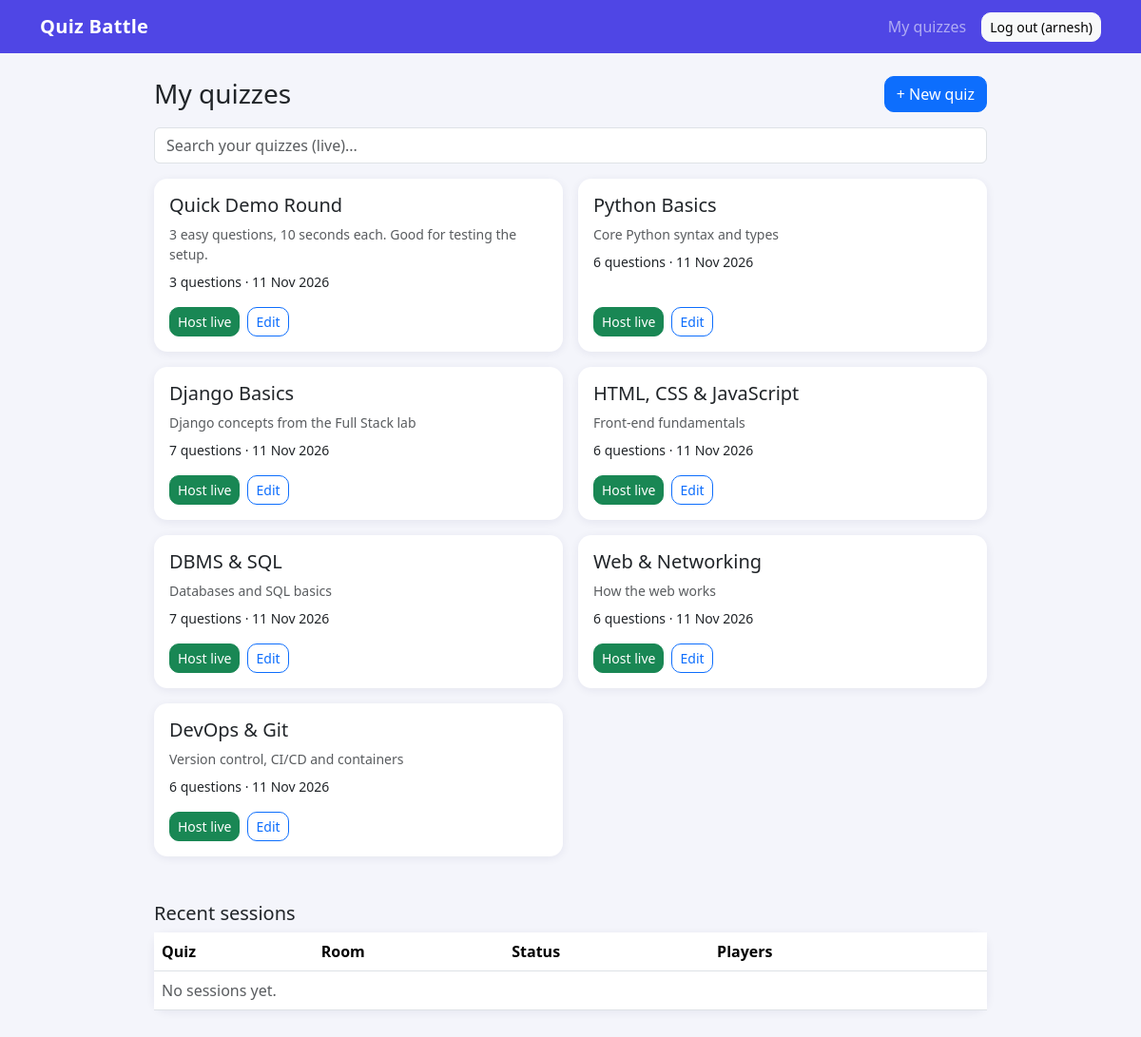
The page /dashboard/ (signed in) on the database its author committed.
### quiz/models.py (models this page shows, shortened)
class Quiz(models.Model):
    title = models.CharField(max_length=200)
    description = models.CharField(max_length=300, blank=True)
    created_by = models.ForeignKey(User, on_delete=models.CASCADE, related_name='quizzes')
    created_at = models.DateTimeField(auto_now_add=True)
    class Meta:
        ordering = ['-created_at']
        verbose_name_plural = 'quizzes'

### quiz/views.py (the view)
# urls.py: path('dashboard/', views.dashboard, name='dashboard'),
@login_required
def dashboard(request):
    quizzes = Quiz.objects.filter(created_by=request.user).annotate(q_count=Count('questions'))
    sessions = Session.objects.filter(host=request.user).select_related('quiz')[:10]
    return render(request, 'quiz/dashboard.html', {'quizzes': quizzes, 'sessions': sessions})

### templates/quiz/dashboard.html (shortened to what this page needs)
{% extends 'base.html' %}
{% block content %}
<div class="d-flex justify-content-between align-items-center mb-3">
    <h3 class="mb-0">My quizzes</h3>
    <a href="{% url 'quiz_create' %}" class="btn btn-primary">+ New quiz</a>
</div>
<input type="search" id="search" class="form-control mb-3" placeholder="Search your quizzes (live)..." autocomplete="off">
<div id="quiz-list" class="row g-3">
    {% for q in quizzes %}
    <div class="col-md-6">
        <div class="card p-3 h-100">
            <h5>{{ q.title }}</h5>
            <p class="text-muted small mb-2">{{ q.description|default:"No description" }}</p>
            <p class="small mb-3">{{ q.q_count }} question{{ q.q_count|pluralize }} &middot; {{ q.created_at|date:"d M Y" }}</p>
            <div class="d-flex gap-2 mt-auto">
                <form method="post" action="{% url 'session_create' q.id %}">{% csrf_token %}
                    <button class="btn btn-success btn-sm">Host live</button></form>
                <a class="btn btn-outline-primary btn-sm" href="{% url 'quiz_edit' q.id %}">Edit</a>
            </div>
        </div>
    </div>
    {% empty %}
    <p class="text-muted">No quizzes yet. Create your first one!</p>
    {% endfor %}
</div>
<h5 class="mt-5">Recent sessions</h5>
<div class="card p-0">
<table class="table mb-0">
    <thead><tr><th>Quiz</th><th>Room</th><th>Status</th><th>Players</th><th></th></tr></thead>
    <tbody>
    {% for s in sessions %}
        <tr>
            <td>{{ s.quiz.title }}</td>
            <td><code>{{ s.room_code }}</code></td>
            <td>{% if s.is_finished %}Finished{% elif s.has_started %}Running{% else %}Lobby{% endif %}</td>
            <td>{{ s.participants.count }}</td>
            <td class="text-end">
                {% if s.is_finished %}<a href="{% url 'results' s.id %}" class="btn btn-sm btn-outline-secondary">Results</a>
                {% else %}<a href="{% url 'host_dashboard' s.id %}" class="btn btn-sm btn-outline-primary">Open</a>{% endif %}
            </td>
        </tr>
    {% empty %}<tr><td colspan="5" class="text-muted">No sessions yet.</td></tr>
    {% endfor %}
    </tbody>
</table>
</div>
{% endblock %}

### templates/base.html (shortened to what this page needs)
{% load static %}
<!DOCTYPE html>
<html lang="en">
<head>
    <link href="{% static 'vendor/bootstrap.min.css' %}" rel="stylesheet">
    <link href="{% static 'css/style.css' %}" rel="stylesheet">
</head>
<body>
<nav class="navbar navbar-expand navbar-dark bg-primary mb-4" style="background:#4f46e5 !important;">
    <div class="container">
        <a class="navbar-brand" href="{% url 'join_session' %}">Quiz Battle</a>
        <div class="navbar-nav ms-auto align-items-center gap-2">
            {% if user.is_authenticated %}
                <a class="nav-link" href="{% url 'dashboard' %}">My quizzes</a>
                <form method="post" action="{% url 'logout' %}" class="m-0">
                    <button class="btn btn-sm btn-light">Log out ({{ user.username }})</button>
                </form>
            {% else %}
                <a class="nav-link" href="{% url 'login' %}">Host login</a>
                <a class="btn btn-sm btn-light" href="{% url 'signup' %}">Sign up</a>
            {% endif %}
        </div>
    </div>
</nav>
<main class="container pb-5" style="max-width: {% block width %}900px{% endblock %};">
    {% block content %}{% endblock %}
</main>
</body>
</html>

### static/css/style.css (style rules this page uses)
body { background: #f4f5fb; min-height: 100vh; }
.navbar-brand { font-weight: 700; letter-spacing: .3px; }
.card { border: 0; border-radius: 14px; box-shadow: 0 2px 10px rgba(30, 30, 80, .07); }
.btn { border-radius: 10px; }

### rows shown on the page
Quiz: title "Quick Demo Round", description "3 easy questions, 10 seconds each. Good for testing the setup.", q_count "3", created_at "11 Nov 2026"
Quiz: title "Python Basics", description "Core Python syntax and types", q_count "6", created_at "11 Nov 2026"
Quiz: title "Django Basics", description "Django concepts from the Full Stack lab", q_count "7", created_at "11 Nov 2026"
Quiz: title "HTML, CSS & JavaScript", description "Front-end fundamentals", q_count "6", created_at "11 Nov 2026"
Quiz: title "DBMS & SQL", description "Databases and SQL basics", q_count "7", created_at "11 Nov 2026"
Quiz: title "Web & Networking", description "How the web works", q_count "6", created_at "11 Nov 2026"
Quiz: title "DevOps & Git", description "Version control, CI/CD and containers", q_count "6", created_at "11 Nov 2026"

### other values the page prints
{{ user.username }} "arnesh"
